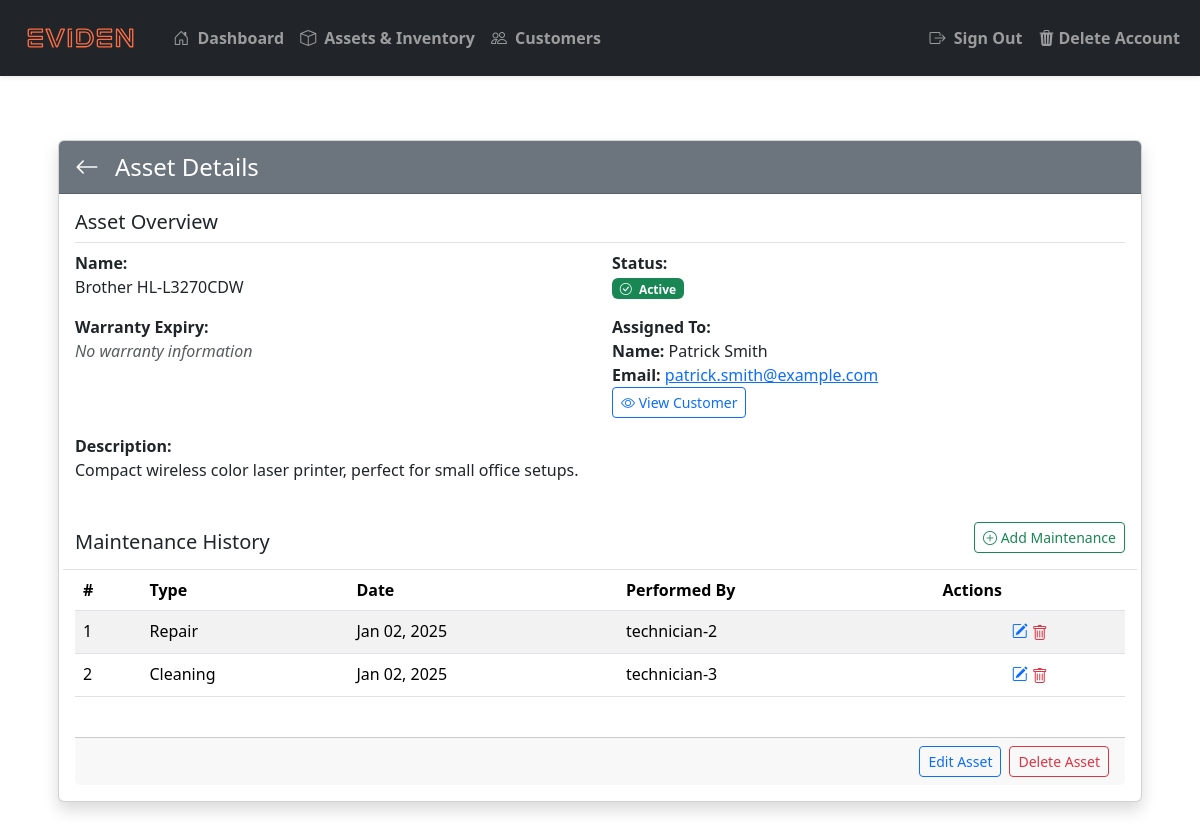
Screenshot of /assets/28/ (signed in) with the database file from the repository.
### inventory/models.py (models this page shows, shortened)
class Asset(models.Model):
    class StatusChoices(models.TextChoices):
        ACTIVE = 'Active', 'Active'
        PENDING_MAINTENANCE = 'Pending Maintenance', 'Pending Maintenance'
        DECOMMISSIONED = 'Decommissioned', 'Decommissioned'
    name = models.CharField(
        max_length=200,
        null=True,
        validators=[
            RegexValidator(
                regex=r'^(?=.*[a-zA-Z])(?=.*[a-zA-Z0-9]).+$',
                message="Asset name must contain at least one letter and cannot consist solely of special characters or numbers."
            )
        ]
    )
    assigned_to = models.ForeignKey(Customer, on_delete=models.SET_NULL, null=True, blank=True, related_name="assignment")
    warranty_expiry = models.DateField(null=True, blank=True)
    status = models.CharField(
        max_length=20,
        choices=StatusChoices.choices,
        default=StatusChoices.ACTIVE,
        null=False
    )
    description = models.CharField(
        max_length=450,
        null=True,
        blank=True,
        validators=[
            MinLengthValidator(10, message="Description must be at least 10 characters, or left empty.")
        ]
    )
    date_assigned = models.DateTimeField(auto_now_add=True)
    last_updated = models.DateTimeField(auto_now=True)  # Automatically updated when the asset is saved

class Customer(models.Model):
    name = models.CharField(
        max_length=200,
        null=True,
        validators=[
            RegexValidator(
                regex=r'^(?=.*[a-zA-Z])(?=.*[a-zA-Z0-9]).+$',
                message="Name must contain at least one letter and cannot consist solely of special characters or numbers."
            )
        ]
    )
    phone_number = models.CharField(
        max_length=20,
        null=True,
        blank=True,  # Allows empty input in forms
        validators=[
            RegexValidator(
                regex=r'^\+?(\(\d{1,4}\)|\d{1,4})?[\s\-]?\d{1,4}[\s\-]?\d{1,4}[\s\-]?\d{1,4}$',
                message="Phone number must start with an optional '+' followed by digits, with optional spaces, parentheses, or hyphens."
            )
        ]
    )
    email = models.CharField(
        max_length=200,
        unique=True,  # Ensures email uniqueness
        null=True,
        validators=[
            EmailValidator(message="Enter a valid email address.")
        ]
    )
    date_joined = models.DateTimeField(auto_now_add=True)
    def __str__(self):
        return self.name

class MaintenanceHistory(models.Model):
    class MaintenanceType(models.TextChoices):
        REPAIR = 'Repair', 'Repair'
        SOFTWARE_UPDATE = 'Software Update', 'Software Update'
        CLEANING = 'Cleaning', 'Cleaning'
        OTHER = 'Other', 'Other'
    asset = models.ForeignKey(Asset, on_delete=models.CASCADE, related_name="maintenances")
    performed_by = models.ForeignKey(User, on_delete=models.SET_NULL, null=True, blank=True, related_name="maintenances")
    maintenance_type = models.CharField(max_length=50, choices=MaintenanceType.choices, null=False)
    description = models.TextField(
        null=True,
        blank=True,
        validators=[
            MinLengthValidator(10, message="Description must be at least 10 characters or left empty.")
        ]
    )
    date_maintained = models.DateTimeField(auto_now_add=True)

### inventory/views/asset_views.py (the view)
# urls.py: path('assets/<int:asset_id>/', asset_views.view_asset, name='view-asset'),
@login_required(login_url='login')
def view_asset(request, asset_id):
    asset = get_asset_by_id(asset_id)
    maintenance_history = MaintenanceHistory.objects.filter(asset=asset).order_by('-date_maintained')
    form = AssetForm(instance=asset)
    return render(request, 'inventory/asset/view-asset.html', {
        'asset': asset,
        'maintenance_history': maintenance_history,
        'form': form,
    })

### inventory/utils.py (called while the page is built)
def get_asset_by_id(asset_id):
    return get_object_or_404(Asset, id=asset_id)

### inventory/templates/inventory/asset/view-asset.html (shortened to what this page needs)
{% extends "inventory/base.html" %}
{% block content %}
<div class="container mt-5">
    <div class="card shadow">
        <div class="card-header bg-secondary text-white d-flex align-items-center">
            <a class="text-white me-3"href="{% if request.GET.next %}{{ request.GET.next }}{% else %}{% url 'view-assets' %}{% endif %}" style="font-size: 1.5rem; font-weight: bold;">
                <i class="bi bi-arrow-left"></i>
            </a>
            <h4 class="mb-0">Asset Details</h4>
        </div>
        <div class="card-body">
            <div class="row mb-4">
                <div class="col-12">
                    <h5 class="border-bottom pb-2">Asset Overview</h5>
                </div>
                <div class="col-md-6">
                    <strong>Name:</strong>
                    <p>{{ asset.name }}</p>
                </div>
                <div class="col-md-6">
                    <strong>Status:</strong>
                    <p>
                        <span class="badge {% if asset.status == 'Active' %}bg-success{% elif asset.status == 'Pending Maintenance' %}bg-warning{% else %}bg-danger{% endif %}">
                            <i class="pe-1 bi {% if asset.status == 'Active' %}bi-check-circle{% elif asset.status == 'Pending Maintenance' %}bi-exclamation-circle{% else %}bi-x-circle{% endif %}"></i>
                            {{ asset.status }}
                        </span>
                    </p>
                </div>
                <div class="col-md-6">
                    <strong>Warranty Expiry:</strong>
                    <p>
                        {% if asset.warranty_expiry %}
                            {{ asset.warranty_expiry|date:"F jS, Y" }}
                            {% if asset.is_warranty_pending %}
                                <span class="badge bg-success">
                                    <i class="pe-1 bi bi-shield-check"></i>
                                    Valid
                                </span>
                            {% else %}
                                <span class="badge bg-danger">
                                    <i class="pe-1 bi bi-shield-x"></i>
                                    Expired
                                </span>
                            {% endif %}
                        {% else %}
                            <em class="text-muted">No warranty information</em>
                        {% endif %}
                    </p>
                </div>
                <div class="col-md-6">
                    <strong>Assigned To:</strong>
                    <p>
                        {% if asset.assigned_to %}
                            <span style="font-weight: 600;">Name:</span>
                            {{ asset.assigned_to|default:"Asset is currently unassigned" }}
                            <br>
                            <span style="font-weight: 600;">Email:</span>
                            <a href="mailto:{{ asset.assigned_to.email }}">{{ asset.assigned_to.email|default:"Email is not available" }}</a>
                            <br>
                            <a href="{% url 'view-customer' asset.assigned_to.id %}?next={{ request.path }}" class="btn btn-outline-primary btn-sm">
                                <i class="bi bi-eye"></i> View Customer
                            </a>
                        {% else %}
                            <em class="text-muted">Asset is currently unassigned</em>
                        {% endif %}
                    </p>
                </div>
                <div class="col-md-6">
                    <strong>Description:</strong>
                    <p>{{ asset.description|default:"No description provided" }}</p>
                </div>
            </div>
            <div class="row mb-4">
                <div class="col-12 d-flex justify-content-between align-items-center border-bottom">
                    <h5 class="pb-2 mb-0">Maintenance History</h5>
                    <a href="{% url 'create-maintenance' asset.id %}" class="btn btn-sm btn-outline-success mb-3">
                        <i class="bi bi-plus-circle "></i> Add Maintenance
                    </a>
                </div>
                {% if maintenance_history.exists %}
                <div class="col-12 table-responsive">
                    <table class="table table-striped">
                        <thead>
                            <tr>
                                <th>#</th>
                                <th>Type</th>
                                <th>Date</th>
                                <th>Performed By</th>
                                <th>Actions</th>
                            </tr>
                        </thead>
                        <tbody>
                            {% for maintenance in maintenance_history %}
                            <tr>
                                <td>{{ forloop.counter }}</td>
                                <td>{{ maintenance.maintenance_type }}</td>
                                <td>{{ maintenance.date_maintained|date:"M d, Y" }}</td>
                                <td>{{ maintenance.performed_by.username|default:"N/A" }}</td>
                                <td class="text-center">
                                    <a href="{% url 'update-maintenance' maintenance.id %}"><i class="bi bi-pencil-square text-primary" style="cursor: pointer;"></i></a>
                                    {% if user.is_staff %}
                                    <form method="POST" action="{% url 'delete-maintenance' maintenance.id %}" onsubmit="showConfirmation(event)" style="display: inline;">
                                        <button type="submit" class="btn btn-link p-0 m-0 text-danger border-0">
                                            <i class="bi bi-trash"></i>
                                        </button>
                                    </form>
                                    {% endif %}
                                </td>
                            </tr>
                            {% endfor %}
                        </tbody>
                    </table>
                </div>
                {% else %}
                <div class="col-12">
                    <p class="ps-1 text-muted">No maintenance history found for this asset.</p>
                </div>
                {% endif %}
            </div>
        <div class="card-footer d-flex justify-content-end gap-2">
            <a href="{% url 'update-asset' asset.id %}" class="btn btn-outline-primary btn-sm">Edit Asset</a>
            {% if user.is_staff %}
            <form method="POST" action="{% url 'delete-asset' asset.id %}" onsubmit="showConfirmation(event)">
                <button type="submit" class="btn btn-outline-danger btn-sm">Delete Asset</button>
            </form>
            {% endif %}
        </div>
    </div>
</div>
{% endblock %}

### static/css/styles.css (style rules this page uses)
:root { --brand-color: #FF6D43; }

### rows the page displays
Asset: name "Brother HL-L3270CDW", status "Active", assigned_to "Patrick Smith", assigned_to.email "patrick.smith@example.com", description "Compact wireless color laser printer, perfect for small office setups."
MaintenanceHistory: maintenance_type "Repair", date_maintained "Jan 02, 2025", performed_by.username "technician-2"
MaintenanceHistory: maintenance_type "Cleaning", date_maintained "Jan 02, 2025", performed_by.username "technician-3"
